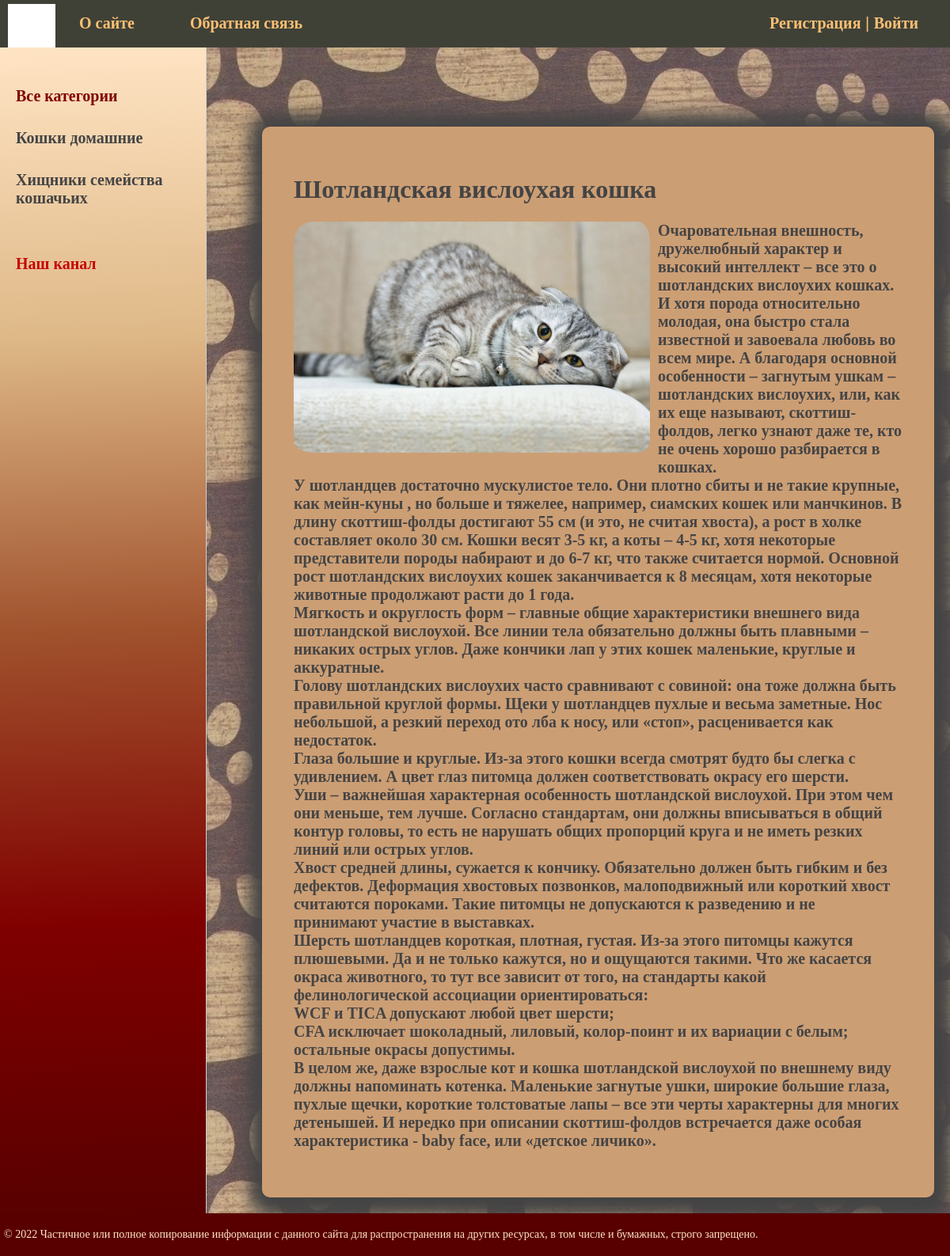
Screenshot of /post/shotlandskaya-vislouhaya-koshka/ with the database file from the repository.
### cats/models.py (models this page shows, shortened)
class Category(models.Model):
    name = models.CharField(max_length=100, db_index=True, verbose_name="Категория")
    slug = models.SlugField(max_length=255, unique=True, db_index=True, verbose_name='URL')
    def get_absolute_url(self):
        return reverse('category', kwargs={'cat_slug': self.slug})
    class Meta:
        verbose_name = 'Категория'
        verbose_name_plural = 'Категории'
        ordering = ['id']

class Cats(models.Model):
    title = models.CharField(max_length=255, verbose_name="Заголовок")
    slug = models.SlugField(max_length=255, unique=True, db_index=True, verbose_name='URL')
    content = models.TextField(blank=True, verbose_name="Текст статьи")
    photo = models.ImageField(upload_to="photos/%Y/%m/%d/", verbose_name="Фото")
    time_create = models.DateTimeField(auto_now_add=True, verbose_name="Время создания")
    time_update = models.DateTimeField(auto_now=True, verbose_name="Время изменения")
    is_published = models.BooleanField(default=True, verbose_name="Публикация")
    cat = models.ForeignKey('Category', on_delete=models.PROTECT, verbose_name="Категории")
    def __str__(self):
        return self.title
    class Meta:
        verbose_name = 'Кошки и хищники семейства кошачьих'
        verbose_name_plural = 'Кошки и хищники семейства кошачьих'
        ordering = ['time_create', 'title']

### cats/views.py (the view)
# urls.py: path('post/<slug:post_slug>/', ShowPost.as_view(), name='post'),
class ShowPost(DataMixin, DetailView):
    model = Cats
    template_name = 'cats/post.html'
    slug_url_kwarg = 'post_slug'
    context_object_name = 'post'
    def get_context_data(self, *, object_list=None, **kwargs):
        context = super().get_context_data(**kwargs)
        c_def = self.get_user_context(title=context['post'])
        return dict(list(context.items()) + list(c_def.items()))

### cats/utils.py (called while the page is built)
    def get_user_context(self, **kwargs):
        context = kwargs
        cats = Category.objects.annotate(Count('cats'))
        user_menu = menu.copy()
        if not self.request.user.is_authenticated:
            user_menu.pop(1)
        context['menu'] = user_menu
        context['cats'] = cats
        if 'cat_selected' not in context:
            context['cat_selected'] = 0
        return context

### cats/templates/cats/post.html
{% extends 'cats/base.html' %}
{% block content %}
<h1>{{post.title}}</h1>
{% if post.photo %}
<p><img class="img-article-left" src="{{post.photo.url}}"></p>
{% endif %}
{{post.content|linebreaks}}
{% endblock %}

### cats/templates/cats/base.html (shortened to what this page needs)
{% load static %}
{% load cats_tags %}
<!DOCTYPE html>
<html lang="en">
<head>
    <link type="text/css" rel="stylesheet" href="{% static 'cats/css/style.css' %}">
</head>
<body>
<table class="table-page" border=0 cellpadding="0" cellspacing="0">
<tr><td valign=top>
{% block mainmenu %}
		<div class="header">
			<ul id="mainmenu" class="mainmenu">
			<li class="logo"><a href="{% url 'home' %}"><div class="logo"></div></a></li>
{% for m in menu %}
			<li><a href="{% url m.url_name %}">{{m.title}}</a></li>
{% endfor %}
				<li class="last"><a href="{% url 'register' %}">Регистрация</a> | <a href="{% url 'login' %}">Войти</a></li>
			</ul>
		</div>
{% endblock mainmenu %}
<table class="table-content" border=0 cellpadding="0" cellspacing="0">
<tr>
	<td valign="top" class="left-chapters">
	<ul id="leftchapters">
{% if cat_selected == 0 %}
		<li class="selected">Все категории</li>
{% else %}
		<li><a href="{% url 'home' %}">Все категории</a></li>
{% endif %}
{% for c in cats %}
{% if c.cats__count > 0 %}
	{% if c.pk == cat_selected %}
		<li class="selected">{{c.name}}</li>
	{% else %}
		<li><a href="{{ c.get_absolute_url }}">{{c.name}}</a></li>
	{% endif %}
{% endif %}
{% endfor %}
		<li class="share">
		<p>Наш канал</p>
		<a class="share-yt" href="https://www.youtube.com/" target="_blank" rel="nofollow"></a>
		</li>
	</ul>
</td>
<td valign="top" class="content">
	<div class="content-text">
{% block content %}
{% endblock %}
	</div>
</td></tr></table>
</td></tr>
<tr><td valign=top>
	<div id="footer">
		<p>&copy; 2022 Частичное или полное копирование информации с данного сайта для распространения на других ресурсах, в том числе и бумажных, строго запрещено.</p>
	</div>
</td></tr></table>
</body>
</html>

### cats/static/cats/css/style.css (style rules this page uses)
html, body { font-family: 'Arial'; margin: 0; padding: 0; height: 100%; width: 100%; color: #444; }
a { text-decoration: none; color: #444444; }
img.img-article-left { max-width: 450px; float: left; padding: 0 10px 10px 0; border-radius: 25px; }
.table-page { width: 100%; height: 100%; vertical-align: top; }
.table-page tr { height: 100%; }
.header { background: #3F4137; height: 60px; }
.logo { background: url('../images/logo.jpg') no-repeat 10px 5px; width: 70px; height: 60px; }
ul.mainmenu { list-style: none; margin: 0; padding: 0; height: 60px; color: #fdc073; font-size: 20px; overflow: hidden; }
ul.mainmenu li { float: left; margin: 18px 40px 0 30px; }
ul.mainmenu li.logo { margin: 0; }
ul.mainmenu li.last { float: right; }
ul.mainmenu li a { color: #fdc073; text-decoration: none; font-family: cursive; font-weight: bold; }
.table-content { width: 100%; min-height: 100%; height: 100%; }
.left-chapters { margin: 0; background: linear-gradient(358deg,#580000, #800000, #A0522D, #DEB887, #FFE4C4 );; border-right: 1px solid #ccc; min-height: 100%; }
.left-chapters ul { width: 230px; min-height: 100%; margin: 0; padding: 20px 10px 10px 20px; list-style: none; font-size: 20px; font-family: cursive; font-weight: bold; }
.left-chapters ul li { margin: 30px 0 0 0; color: #c60505; }
.left-chapters ul li.selected { color: #800000; }
.left-chapters ul li a { color: #444; text-decoration: none; }
.left-chapters ul li.share { margin: 60px 0 0 0; }
.left-chapters ul li.share p { margin: 30px 0 30px 0; }
.left-chapters ul li.share a { display: inline-block; width: 40px; height: 40px; margin: 0 20px 0 0; }
.left-chapters ul li.share a.share-yt { width: 100%; height: 30px; background: url('../images/share_yt.png') no-repeat 0 0 }
.content { padding: 40px 20px 20px 40px; width: 100%; background-image: url('../images/background.jpg'); box-sizing: border-box; }
.content-text { margin: 60px 0 0 30px; font-size: 20px; font-family: cursive; font-weight: bold; padding: 40px 40px; border-radius: 10px; box-shadow: 4px 4px 20px 20px; background-color: #cc9e74; }
.content-text h1 { font-size: 32px; }
#footer { background: #580000; padding: 5px; color: #ffe4c4; font-size: 14px; font-family: cursive; text-align: left; }

### rows the page displays
Category: name "Кошки домашние"
Category: name "Хищники семейства кошачьих"
Cats: title "Шотландская вислоухая кошка", photo (picture), content "Очаровательная внешность, дружелюбный характер и высокий интеллект – все это о шотландских вислоухих кошках. И хотя порода относительно молодая, она быстро стала известной и завоевала любовь во всем мире. А благодаря основной особенности – загнутым ушкам – шотландских вислоухих, или, как их еще называют, скоттиш-фолдов, легко узнают даже те, кто не очень хорошо разбирается в кошках. У шотландцев достаточно мускулистое тело. Они плотно сбиты и не такие крупные, как мейн-куны , но больше и тяжелее, например, сиамских кошек или манчкинов. В длину скоттиш-фолды достигают 55 см (и это, не считая хвоста), а рост в холке составляет около 30 см. Кошки весят 3-5 кг, а коты – 4-5 кг, хотя некоторые…"

### other values shown
{{ m.title }} "О сайте" "Обратная связь"
